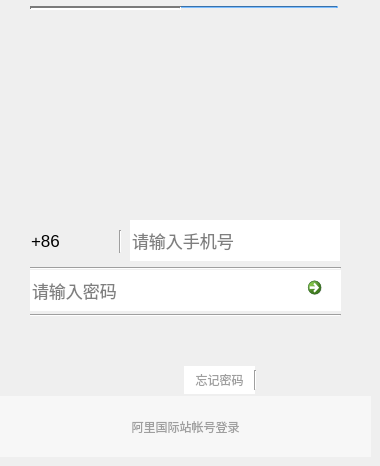
    <widget class="QWidget" name="Passlogin">
     <attribute name="title">
      <string>     密码登录         </string>
     </attribute>
     <widget class="QLabel" name="logo">
      <property name="geometry">
       <rect>
        <x>114</x>
        <y>50</y>
        <width>131</width>
        <height>131</height>
       </rect>
      </property>
      <property name="text">
       <string/>
      </property>
      <property name="textFormat">
       <enum>Qt::AutoText</enum>
      </property>
      <property name="pixmap">
       <pixmap resource="img/imgsource.qrc">:/ddlogo.PNG</pixmap>
      </property>
      <property name="alignment">
       <set>Qt::AlignCenter</set>
      </property>
     </widget>
     <widget class="QLineEdit" name="ddnum">
      <property name="geometry">
       <rect>
        <x>130</x>
        <y>220</y>
        <width>210</width>
        <height>41</height>
       </rect>
      </property>
      <property name="font">
       <font>
        <family>Arial</family>
        <pointsize>13</pointsize>
       </font>
      </property>
      <property name="layoutDirection">
       <enum>Qt::LeftToRight</enum>
      </property>
      <property name="styleSheet">
       <string notr="true">QLineEdit{border-with: 0; border-style: outset}</string>
      </property>
      <property name="text">
       <string/>
      </property>
      <property name="dragEnabled">
       <bool>false</bool>
      </property>
      <property name="placeholderText">
       <string>请输入手机号</string>
      </property>
     </widget>
     <widget class="Line" name="line_2">
      <property name="geometry">
       <rect>
        <x>110</x>
        <y>230</y>
        <width>20</width>
        <height>23</height>
       </rect>
      </property>
      <property name="orientation">
       <enum>Qt::Vertical</enum>
      </property>
     </widget>
     <widget class="Line" name="line_5">
      <property name="geometry">
       <rect>
        <x>30</x>
        <y>260</y>
        <width>311</width>
        <height>16</height>
       </rect>
      </property>
      <property name="orientation">
       <enum>Qt::Horizontal</enum>
      </property>
     </widget>
     <widget class="QLineEdit" name="ddpass">
      <property name="geometry">
       <rect>
        <x>30</x>
        <y>270</y>
        <width>311</width>
        <height>41</height>
       </rect>
      </property>
      <property name="font">
       <font>
        <family>Arial</family>
        <pointsize>13</pointsize>
       </font>
      </property>
      <property name="styleSheet">
       <string notr="true">QLineEdit{border-with: 0; border-style: outset}</string>
      </property>
      <property name="echoMode">
       <enum>QLineEdit::Password</enum>
      </property>
      <property name="placeholderText">
       <string>请输入密码</string>
      </property>
     </widget>
     <widget class="QCommandLinkButton" name="login">
      <property name="geometry">
       <rect>
        <x>300</x>
        <y>270</y>
        <width>31</width>
        <height>41</height>
       </rect>
      </property>
      <property name="styleSheet">
       <string notr="true">QCommandLinkButton {border: 1px solid rgba(0,0,0,0); background-color: rgb(255, 255, 255); color: rgb(85, 85, 255); } QCommandLinkButton:hover { background-color: rgb(255, 255, 255); color: rgb(85, 85, 255); }</string>
      </property>
      <property name="text">
       <string/>
      </property>
      <property name="autoDefault">
       <bool>true</bool>
      </property>
      <property name="default">
       <bool>false</bool>
      </property>
     </widget>
     <widget class="Line" name="line_6">
      <property name="geometry">
       <rect>
        <x>30</x>
        <y>305</y>
        <width>311</width>
        <height>20</height>
       </rect>
      </property>
      <property name="styleSheet">
       <string notr="true">color: rgb(250, 250, 250)</string>
      </property>
      <property name="orientation">
       <enum>Qt::Horizontal</enum>
      </property>
     </widget>
     <widget class="QPushButton" name="forgetpass">
      <property name="geometry">
       <rect>
        <x>184</x>
        <y>366</y>
        <width>71</width>
        <height>28</height>
       </rect>
      </property>
      <property name="cursor">
       <cursorShape>PointingHandCursor</cursorShape>
      </property>
      <property name="styleSheet">
       <string notr="true">QPushButton {border: 1px solid rgba(0,0,0,0); background-color: rgb(255, 255, 255); color: rgb(159, 159, 159); } QPushButton:hover { background-color: rgb(255, 255, 255); color: rgb(85, 85, 255); }</string>
      </property>
      <property name="text">
       <string>忘记密码</string>
      </property>
      <property name="flat">
       <bool>true</bool>
      </property>
     </widget>
     <widget class="Line" name="line">
      <property name="geometry">
       <rect>
        <x>254</x>
        <y>370</y>
        <width>3</width>
        <height>20</height>
       </rect>
      </property>
      <property name="orientation">
       <enum>Qt::Vertical</enum>
      </property>
     </widget>
     <widget class="Line" name="line_3">
      <property name="geometry">
       <rect>
        <x>180</x>
        <y>6</y>
        <width>158</width>
        <height>2</height>
       </rect>
      </property>
      <property name="palette">
       <palette>
        <active>
         <colorrole role="WindowText">
          <brush brushstyle="SolidPattern">
           <color alpha="255">
            <red>0</red>
            <green>0</green>
            <blue>0</blue>
           </color>
          </brush>
         </colorrole>
         <colorrole role="Button">
          <brush brushstyle="SolidPattern">
           <color alpha="255">
            <red>85</red>
            <green>170</green>
            <blue>255</blue>
           </color>
          </brush>
         </colorrole>
         <colorrole role="Light">
          <brush brushstyle="SolidPattern">
           <color alpha="255">
            <red>255</red>
            <green>255</green>
            <blue>255</blue>
           </color>
          </brush>
         </colorrole>
         <colorrole role="Midlight">
          <brush brushstyle="SolidPattern">
           <color alpha="255">
            <red>250</red>
            <green>250</green>
            <blue>250</blue>
           </color>
          </brush>
         </colorrole>
         <colorrole role="Dark">
          <brush brushstyle="SolidPattern">
           <color alpha="255">
            <red>122</red>
            <green>122</green>
            <blue>122</blue>
           </color>
          </brush>
         </colorrole>
         <colorrole role="Mid">
          <brush brushstyle="SolidPattern">
           <color alpha="255">
            <red>163</red>
            <green>163</green>
            <blue>163</blue>
           </color>
          </brush>
         </colorrole>
         <colorrole role="Text">
          <brush brushstyle="SolidPattern">
           <color alpha="255">
            <red>0</red>
            <green>0</green>
            <blue>0</blue>
           </color>
          </brush>
         </colorrole>
         <colorrole role="BrightText">
          <brush brushstyle="SolidPattern">
           <color alpha="255">
            <red>255</red>
            <green>255</green>
            <blue>255</blue>
           </color>
          </brush>
         </colorrole>
         <colorrole role="ButtonText">
          <brush brushstyle="SolidPattern">
           <color alpha="255">
            <red>0</red>
            <green>0</green>
            <blue>0</blue>
           </color>
          </brush>
         </colorrole>
         <colorrole role="Base">
          <brush brushstyle="SolidPattern">
           <color alpha="255">
            <red>85</red>
            <green>170</green>
            <blue>255</blue>
           </color>
          </brush>
         </colorrole>
         <colorrole role="Window">
          <brush brushstyle="SolidPattern">
           <color alpha="255">
            <red>85</red>
            <green>170</green>
            <blue>255</blue>
           </color>
          </brush>
         </colorrole>
         <colorrole role="Shadow">
          <brush brushstyle="SolidPattern">
           <color alpha="255">
            <red>0</red>
            <green>0</green>
            <blue>0</blue>
           </color>
          </brush>
         </colorrole>
         <colorrole role="AlternateBase">
          <brush brushstyle="SolidPattern">
           <color alpha="255">
            <red>250</red>
            <green>250</green>
            <blue>250</blue>
           </color>
          </brush>
         </colorrole>
         <colorrole role="ToolTipBase">
          <brush brushstyle="SolidPattern">
           <color alpha="255">
            <red>255</red>
            <green>255</green>
            <blue>220</blue>
           </color>
          </brush>
         </colorrole>
         <colorrole role="ToolTipText">
          <brush brushstyle="SolidPattern">
           <color alpha="255">
            <red>0</red>
            <green>0</green>
            <blue>0</blue>
           </color>
          </brush>
         </colorrole>
        </active>
        <inactive>
         <colorrole role="WindowText">
          <brush brushstyle="SolidPattern">
           <color alpha="255">
            <red>0</red>
            <green>0</green>
            <blue>0</blue>
           </color>
          </brush>
         </colorrole>
         <colorrole role="Button">
          <brush brushstyle="SolidPattern">
           <color alpha="255">
            <red>85</red>
            <green>170</green>
            <blue>255</blue>
           </color>
          </brush>
         </colorrole>
         <colorrole role="Light">
          <brush brushstyle="SolidPattern">
           <color alpha="255">
            <red>255</red>
            <green>255</green>
            <blue>255</blue>
           </color>
          </brush>
         </colorrole>
         <colorrole role="Midlight">
          <brush brushstyle="SolidPattern">
           <color alpha="255">
            <red>250</red>
            <green>250</green>
            <blue>250</blue>
           </color>
          </brush>
         </colorrole>
         <colorrole role="Dark">
          <brush brushstyle="SolidPattern">
           <color alpha="255">
            <red>122</red>
            <green>122</green>
            <blue>122</blue>
           </color>
          </brush>
         </colorrole>
         <colorrole role="Mid">
          <brush brushstyle="SolidPattern">
           <color alpha="255">
            <red>163</red>
            <green>163</green>
            <blue>163</blue>
           </color>
          </brush>
         </colorrole>
         <colorrole role="Text">
          <brush brushstyle="SolidPattern">
           <color alpha="255">
            <red>0</red>
            <green>0</green>
            <blue>0</blue>
           </color>
          </brush>
         </colorrole>
         <colorrole role="BrightText">
          <brush brushstyle="SolidPattern">
           <color alpha="255">
            <red>255</red>
            <green>255</green>
            <blue>255</blue>
           </color>
          </brush>
         </colorrole>
         <colorrole role="ButtonText">
          <brush brushstyle="SolidPattern">
           <color alpha="255">
            <red>0</red>
            <green>0</green>
            <blue>0</blue>
           </color>
          </brush>
         </colorrole>
         <colorrole role="Base">
          <brush brushstyle="SolidPattern">
           <color alpha="255">
            <red>85</red>
            <green>170</green>
            <blue>255</blue>
           </color>
          </brush>
         </colorrole>
         <colorrole role="Window">
          <brush brushstyle="SolidPattern">
           <color alpha="255">
            <red>85</red>
            <green>170</green>
            <blue>255</blue>
           </color>
          </brush>
         </colorrole>
         <colorrole role="Shadow">
          <brush brushstyle="SolidPattern">
           <color alpha="255">
            <red>0</red>
            <green>0</green>
            <blue>0</blue>
           </color>
          </brush>
         </colorrole>
         <colorrole role="AlternateBase">
          <brush brushstyle="SolidPattern">
           <color alpha="255">
            <red>250</red>
            <green>250</green>
            <blue>250</blue>
           </color>
          </brush>
         </colorrole>
         <colorrole role="ToolTipBase">
          <brush brushstyle="SolidPattern">
           <color alpha="255">
            <red>255</red>
            <green>255</green>
            <blue>220</blue>
           </color>
          </brush>
         </colorrole>
         <colorrole role="ToolTipText">
          <brush brushstyle="SolidPattern">
           <color alpha="255">
            <red>0</red>
            <green>0</green>
            <blue>0</blue>
           </color>
          </brush>
         </colorrole>
        </inactive>
        <disabled>
         <colorrole role="WindowText">
          <brush brushstyle="SolidPattern">
           <color alpha="255">
            <red>122</red>
            <green>122</green>
            <blue>122</blue>
           </color>
          </brush>
         </colorrole>
         <colorrole role="Button">
          <brush brushstyle="SolidPattern">
           <color alpha="255">
            <red>85</red>
            <green>170</green>
            <blue>255</blue>
           </color>
          </brush>
         </colorrole>
         <colorrole role="Light">
          <brush brushstyle="SolidPattern">
           <color alpha="255">
            <red>255</red>
            <green>255</green>
            <blue>255</blue>
           </color>
          </brush>
         </colorrole>
         <colorrole role="Midlight">
          <brush brushstyle="SolidPattern">
           <color alpha="255">
            <red>250</red>
            <green>250</green>
            <blue>250</blue>
           </color>
          </brush>
         </colorrole>
         <colorrole role="Dark">
          <brush brushstyle="SolidPattern">
           <color alpha="255">
            <red>122</red>
            <green>122</green>
            <blue>122</blue>
           </color>
          </brush>
         </colorrole>
         <colorrole role="Mid">
          <brush brushstyle="SolidPattern">
           <color alpha="255">
            <red>163</red>
            <green>163</green>
            <blue>163</blue>
           </color>
          </brush>
         </colorrole>
         <colorrole role="Text">
          <brush brushstyle="SolidPattern">
           <color alpha="255">
            <red>122</red>
            <green>122</green>
            <blue>122</blue>
           </color>
          </brush>
         </colorrole>
         <colorrole role="BrightText">
          <brush brushstyle="SolidPattern">
           <color alpha="255">
            <red>255</red>
            <green>255</green>
            <blue>255</blue>
           </color>
          </brush>
         </colorrole>
         <colorrole role="ButtonText">
          <brush brushstyle="SolidPattern">
           <color alpha="255">
            <red>122</red>
            <green>122</green>
            <blue>122</blue>
           </color>
          </brush>
         </colorrole>
         <colorrole role="Base">
          <brush brushstyle="SolidPattern">
           <color alpha="255">
            <red>85</red>
            <green>170</green>
            <blue>255</blue>
           </color>
          </brush>
         </colorrole>
         <colorrole role="Window">
          <brush brushstyle="SolidPattern">
           <color alpha="255">
            <red>85</red>
            <green>170</green>
            <blue>255</blue>
           </color>
          </brush>
         </colorrole>
         <colorrole role="Shadow">
          <brush brushstyle="SolidPattern">
           <color alpha="255">
            <red>0</red>
            <green>0</green>
            <blue>0</blue>
           </color>
          </brush>
         </colorrole>
         <colorrole role="AlternateBase">
          <brush brushstyle="SolidPattern">
           <color alpha="255">
            <red>245</red>
            <green>245</green>
            <blue>245</blue>
           </color>
          </brush>
         </colorrole>
         <colorrole role="ToolTipBase">
          <brush brushstyle="SolidPattern">
           <color alpha="255">
            <red>255</red>
            <green>255</green>
            <blue>220</blue>
           </color>
          </brush>
         </colorrole>
         <colorrole role="ToolTipText">
          <brush brushstyle="SolidPattern">
           <color alpha="255">
            <red>0</red>
            <green>0</green>
            <blue>0</blue>
           </color>
          </brush>
         </colorrole>
        </disabled>
       </palette>
      </property>
      <property name="styleSheet">
       <string notr="true">background-color: rgb(85, 170, 255)</string>
      </property>
      <property name="lineWidth">
       <number>2</number>
      </property>
      <property name="orientation">
       <enum>Qt::Horizontal</enum>
      </property>
     </widget>
     <widget class="Line" name="line_7">
      <property name="geometry">
       <rect>
        <x>30</x>
        <y>6</y>
        <width>151</width>
        <height>4</height>
       </rect>
      </property>
      <property name="palette">
       <palette>
        <active>
         <colorrole role="WindowText">
          <brush brushstyle="SolidPattern">
           <color alpha="255">
            <red>240</red>
            <green>240</green>
            <blue>240</blue>
           </color>
          </brush>
         </colorrole>
         <colorrole role="Button">
          <brush brushstyle="SolidPattern">
           <color alpha="255">
            <red>255</red>
            <green>255</green>
            <blue>255</blue>
           </color>
          </brush>
         </colorrole>
         <colorrole role="Light">
          <brush brushstyle="SolidPattern">
           <color alpha="255">
            <red>255</red>
            <green>255</green>
            <blue>255</blue>
           </color>
          </brush>
         </colorrole>
         <colorrole role="Midlight">
          <brush brushstyle="SolidPattern">
           <color alpha="255">
            <red>250</red>
            <green>250</green>
            <blue>250</blue>
           </color>
          </brush>
         </colorrole>
         <colorrole role="Dark">
          <brush brushstyle="SolidPattern">
           <color alpha="255">
            <red>122</red>
            <green>122</green>
            <blue>122</blue>
           </color>
          </brush>
         </colorrole>
         <colorrole role="Mid">
          <brush brushstyle="SolidPattern">
           <color alpha="255">
            <red>163</red>
            <green>163</green>
            <blue>163</blue>
           </color>
          </brush>
         </colorrole>
         <colorrole role="Text">
          <brush brushstyle="SolidPattern">
           <color alpha="255">
            <red>240</red>
            <green>240</green>
            <blue>240</blue>
           </color>
          </brush>
         </colorrole>
         <colorrole role="BrightText">
          <brush brushstyle="SolidPattern">
           <color alpha="255">
            <red>255</red>
            <green>255</green>
            <blue>255</blue>
           </color>
          </brush>
         </colorrole>
         <colorrole role="ButtonText">
          <brush brushstyle="SolidPattern">
           <color alpha="255">
            <red>240</red>
            <green>240</green>
            <blue>240</blue>
           </color>
          </brush>
         </colorrole>
         <colorrole role="Base">
          <brush brushstyle="SolidPattern">
           <color alpha="255">
            <red>255</red>
            <green>255</green>
            <blue>255</blue>
           </color>
          </brush>
         </colorrole>
         <colorrole role="Window">
          <brush brushstyle="SolidPattern">
           <color alpha="255">
            <red>255</red>
            <green>255</green>
            <blue>255</blue>
           </color>
          </brush>
         </colorrole>
         <colorrole role="Shadow">
          <brush brushstyle="SolidPattern">
           <color alpha="255">
            <red>0</red>
            <green>0</green>
            <blue>0</blue>
           </color>
          </brush>
         </colorrole>
         <colorrole role="AlternateBase">
          <brush brushstyle="SolidPattern">
           <color alpha="255">
            <red>250</red>
            <green>250</green>
            <blue>250</blue>
           </color>
          </brush>
         </colorrole>
         <colorrole role="ToolTipBase">
          <brush brushstyle="SolidPattern">
           <color alpha="255">
            <red>255</red>
            <green>255</green>
            <blue>220</blue>
           </color>
          </brush>
         </colorrole>
         <colorrole role="ToolTipText">
          <brush brushstyle="SolidPattern">
           <color alpha="255">
            <red>0</red>
            <green>0</green>
            <blue>0</blue>
           </color>
          </brush>
         </colorrole>
        </active>
        <inactive>
         <colorrole role="WindowText">
          <brush brushstyle="SolidPattern">
           <color alpha="255">
            <red>240</red>
            <green>240</green>
            <blue>240</blue>
           </color>
          </brush>
         </colorrole>
         <colorrole role="Button">
          <brush brushstyle="SolidPattern">
           <color alpha="255">
            <red>255</red>
            <green>255</green>
            <blue>255</blue>
           </color>
          </brush>
         </colorrole>
         <colorrole role="Light">
          <brush brushstyle="SolidPattern">
           <color alpha="255">
            <red>255</red>
            <green>255</green>
            <blue>255</blue>
           </color>
          </brush>
         </colorrole>
         <colorrole role="Midlight">
          <brush brushstyle="SolidPattern">
           <color alpha="255">
            <red>250</red>
            <green>250</green>
            <blue>250</blue>
           </color>
          </brush>
         </colorrole>
         <colorrole role="Dark">
          <brush brushstyle="SolidPattern">
           <color alpha="255">
            <red>122</red>
            <green>122</green>
            <blue>122</blue>
           </color>
          </brush>
         </colorrole>
         <colorrole role="Mid">
          <brush brushstyle="SolidPattern">
           <color alpha="255">
            <red>163</red>
            <green>163</green>
            <blue>163</blue>
           </color>
          </brush>
         </colorrole>
         <colorrole role="Text">
          <brush brushstyle="SolidPattern">
           <color alpha="255">
            <red>240</red>
            <green>240</green>
            <blue>240</blue>
           </color>
          </brush>
         </colorrole>
         <colorrole role="BrightText">
          <brush brushstyle="SolidPattern">
           <color alpha="255">
            <red>255</red>
            <green>255</green>
            <blue>255</blue>
           </color>
          </brush>
         </colorrole>
         <colorrole role="ButtonText">
          <brush brushstyle="SolidPattern">
           <color alpha="255">
            <red>240</red>
            <green>240</green>
            <blue>240</blue>
           </color>
          </brush>
         </colorrole>
         <colorrole role="Base">
          <brush brushstyle="SolidPattern">
           <color alpha="255">
            <red>255</red>
            <green>255</green>
            <blue>255</blue>
           </color>
          </brush>
         </colorrole>
         <colorrole role="Window">
          <brush brushstyle="SolidPattern">
           <color alpha="255">
            <red>255</red>
            <green>255</green>
            <blue>255</blue>
           </color>
          </brush>
         </colorrole>
         <colorrole role="Shadow">
          <brush brushstyle="SolidPattern">
           <color alpha="255">
            <red>0</red>
            <green>0</green>
            <blue>0</blue>
           </color>
          </brush>
         </colorrole>
         <colorrole role="AlternateBase">
          <brush brushstyle="SolidPattern">
           <color alpha="255">
            <red>250</red>
            <green>250</green>
            <blue>250</blue>
           </color>
          </brush>
         </colorrole>
         <colorrole role="ToolTipBase">
          <brush brushstyle="SolidPattern">
           <color alpha="255">
            <red>255</red>
            <green>255</green>
            <blue>220</blue>
           </color>
          </brush>
         </colorrole>
         <colorrole role="ToolTipText">
          <brush brushstyle="SolidPattern">
           <color alpha="255">
            <red>0</red>
            <green>0</green>
            <blue>0</blue>
           </color>
          </brush>
         </colorrole>
        </inactive>
        <disabled>
         <colorrole role="WindowText">
          <brush brushstyle="SolidPattern">
           <color alpha="255">
            <red>240</red>
            <green>240</green>
            <blue>240</blue>
           </color>
          </brush>
         </colorrole>
         <colorrole role="Button">
          <brush brushstyle="SolidPattern">
           <color alpha="255">
            <red>255</red>
            <green>255</green>
            <blue>255</blue>
           </color>
          </brush>
         </colorrole>
         <colorrole role="Light">
          <brush brushstyle="SolidPattern">
           <color alpha="255">
            <red>255</red>
            <green>255</green>
            <blue>255</blue>
           </color>
          </brush>
         </colorrole>
         <colorrole role="Midlight">
          <brush brushstyle="SolidPattern">
           <color alpha="255">
            <red>250</red>
            <green>250</green>
            <blue>250</blue>
           </color>
          </brush>
         </colorrole>
         <colorrole role="Dark">
          <brush brushstyle="SolidPattern">
           <color alpha="255">
            <red>122</red>
            <green>122</green>
            <blue>122</blue>
           </color>
          </brush>
         </colorrole>
         <colorrole role="Mid">
          <brush brushstyle="SolidPattern">
           <color alpha="255">
            <red>163</red>
            <green>163</green>
            <blue>163</blue>
           </color>
          </brush>
         </colorrole>
         <colorrole role="Text">
          <brush brushstyle="SolidPattern">
           <color alpha="255">
            <red>240</red>
            <green>240</green>
            <blue>240</blue>
           </color>
          </brush>
         </colorrole>
         <colorrole role="BrightText">
          <brush brushstyle="SolidPattern">
           <color alpha="255">
            <red>255</red>
            <green>255</green>
            <blue>255</blue>
           </color>
          </brush>
         </colorrole>
         <colorrole role="ButtonText">
          <brush brushstyle="SolidPattern">
           <color alpha="255">
            <red>240</red>
            <green>240</green>
            <blue>240</blue>
           </color>
          </brush>
         </colorrole>
         <colorrole role="Base">
          <brush brushstyle="SolidPattern">
           <color alpha="255">
            <red>255</red>
            <green>255</green>
            <blue>255</blue>
           </color>
          </brush>
         </colorrole>
         <colorrole role="Window">
          <brush brushstyle="SolidPattern">
           <color alpha="255">
            <red>255</red>
            <green>255</green>
            <blue>255</blue>
           </color>
          </brush>
         </colorrole>
         <colorrole role="Shadow">
          <brush brushstyle="SolidPattern">
           <color alpha="255">
            <red>0</red>
            <green>0</green>
            <blue>0</blue>
           </color>
          </brush>
         </colorrole>
         <colorrole role="AlternateBase">
          <brush brushstyle="SolidPattern">
           <color alpha="255">
            <red>245</red>
            <green>245</green>
            <blue>245</blue>
           </color>
          </brush>
         </colorrole>
         <colorrole role="ToolTipBase">
          <brush brushstyle="SolidPattern">
           <color alpha="255">
            <red>255</red>
            <green>255</green>
            <blue>220</blue>
           </color>
          </brush>
         </colorrole>
         <colorrole role="ToolTipText">
          <brush brushstyle="SolidPattern">
           <color alpha="255">
            <red>0</red>
            <green>0</green>
            <blue>0</blue>
           </color>
          </brush>
         </colorrole>
        </disabled>
       </palette>
      </property>
      <property name="styleSheet">
       <string notr="true">color: rgb(240, 240, 240)</string>
      </property>
      <property name="lineWidth">
       <number>2</number>
      </property>
      <property name="orientation">
       <enum>Qt::Horizontal</enum>
      </property>
     </widget>
     <widget class="QPushButton" name="areanum">
      <property name="geometry">
       <rect>
        <x>30</x>
        <y>220</y>
        <width>81</width>
        <height>41</height>
       </rect>
      </property>
      <property name="font">
       <font>
        <family>Arial</family>
        <pointsize>13</pointsize>
       </font>
      </property>
      <property name="cursor">
       <cursorShape>PointingHandCursor</cursorShape>
      </property>
      <property name="contextMenuPolicy">
       <enum>Qt::ActionsContextMenu</enum>
      </property>
      <property name="styleSheet">
       <string notr="true">QPushButton {text-align:left; border: 1px solid rgba(0,0,0,0);} QPushButton::menu-indicator {subcontrol-position: right center; subcontrol-origin: padding}</string>
      </property>
      <property name="text">
       <string>+86        </string>
      </property>
      <property name="flat">
       <bool>true</bool>
      </property>
     </widget>
     <widget class="QPushButton" name="alinum">
      <property name="geometry">
       <rect>
        <x>0</x>
        <y>396</y>
        <width>371</width>
        <height>61</height>
       </rect>
      </property>
      <property name="cursor">
       <cursorShape>PointingHandCursor</cursorShape>
      </property>
      <property name="mouseTracking">
       <bool>true</bool>
      </property>
      <property name="autoFillBackground">
       <bool>false</bool>
      </property>
      <property name="styleSheet">
       <string notr="true">QPushButton {border: 1px solid rgba(0,0,0,0); background-color: rgb(247, 247, 247); color: rgb(159, 159, 159);} QPushButton:hover {background-color: rgb(247, 247, 247); color: rgb(85, 85, 255);}</string>
      </property>
      <property name="text">
       <string>阿里国际站帐号登录</string>
      </property>
      <property name="flat">
       <bool>false</bool>
      </property>
     </widget>
     <zorder>logo</zorder>
     <zorder>ddnum</zorder>
     <zorder>line_5</zorder>
     <zorder>ddpass</zorder>
     <zorder>login</zorder>
     <zorder>line_6</zorder>
     <zorder>forgetpass</zorder>
     <zorder>line</zorder>
     <zorder>line_3</zorder>
     <zorder>line_7</zorder>
     <zorder>areanum</zorder>
     <zorder>alinum</zorder>
     <zorder>line_2</zorder>
    </widget>
